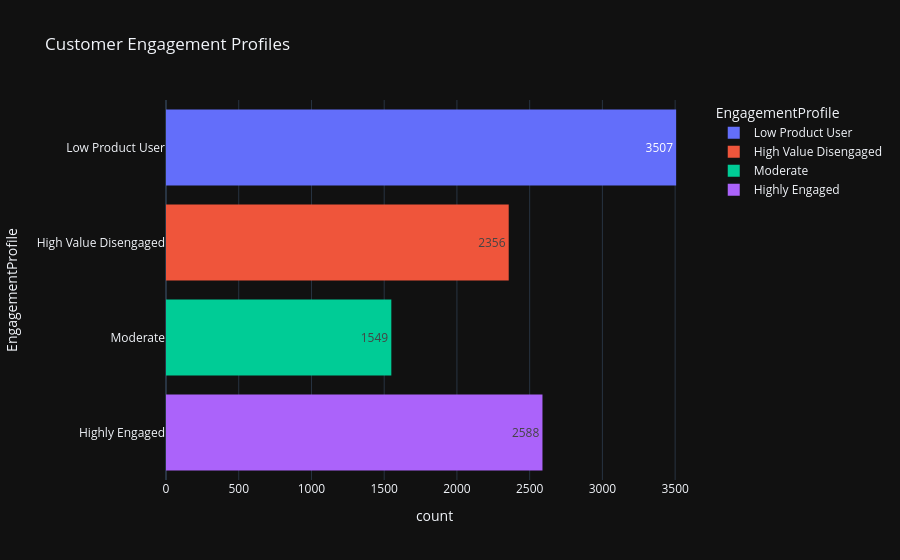

The notebook cell saved with this chart:
### Code cell
fig = px.histogram(
    df,
    y='EngagementProfile',
    color='EngagementProfile',
    text_auto=True,
    title='Customer Engagement Profiles',
    template=theme
)

fig.show()

### Figure 1 — Plotly figure (JSON) as saved in the notebook; plotly's stock layout.template omitted (floating-point values rounded to 4 significant figures; data arrays with more than 128 entries replaced by an {"elided": "..."} marker saying what was removed)
{"data": [{"bingroup": "y", "hovertemplate": "EngagementProfile=%{y}<br>count=%{x}<extra></extra>", "legendgroup": "Low Product User", "marker": {"color": "#636efa", "pattern": {"shape": ""}}, "name": "Low Product User", "orientation": "h", "showlegend": true, "texttemplate": "%{value}", "type": "histogram", "xaxis": "x", "y": {"elided": "3507 str values"}, "yaxis": "y"}, {"bingroup": "y", "hovertemplate": "EngagementProfile=%{y}<br>count=%{x}<extra></extra>", "legendgroup": "High Value Disengaged", "marker": {"color": "#EF553B", "pattern": {"shape": ""}}, "name": "High Value Disengaged", "orientation": "h", "showlegend": true, "texttemplate": "%{value}", "type": "histogram", "xaxis": "x", "y": {"elided": "2356 str values"}, "yaxis": "y"}, {"bingroup": "y", "hovertemplate": "EngagementProfile=%{y}<br>count=%{x}<extra></extra>", "legendgroup": "Moderate", "marker": {"color": "#00cc96", "pattern": {"shape": ""}}, "name": "Moderate", "orientation": "h", "showlegend": true, "texttemplate": "%{value}", "type": "histogram", "xaxis": "x", "y": {"elided": "1549 str values"}, "yaxis": "y"}, {"bingroup": "y", "hovertemplate": "EngagementProfile=%{y}<br>count=%{x}<extra></extra>", "legendgroup": "Highly Engaged", "marker": {"color": "#ab63fa", "pattern": {"shape": ""}}, "name": "Highly Engaged", "orientation": "h", "showlegend": true, "texttemplate": "%{value}", "type": "histogram", "xaxis": "x", "y": {"elided": "2588 str values"}, "yaxis": "y"}], "layout": {"barmode": "relative", "legend": {"title": {"text": "EngagementProfile"}, "tracegroupgap": 0}, "title": {"text": "Customer Engagement Profiles"}, "xaxis": {"anchor": "y", "domain": [0, 1], "title": {"text": "count"}}, "yaxis": {"anchor": "x", "categoryarray": ["Highly Engaged", "Moderate", "High Value Disengaged", "Low Product User"], "categoryorder": "array", "domain": [0, 1], "title": {"text": "EngagementProfile"}}}}
